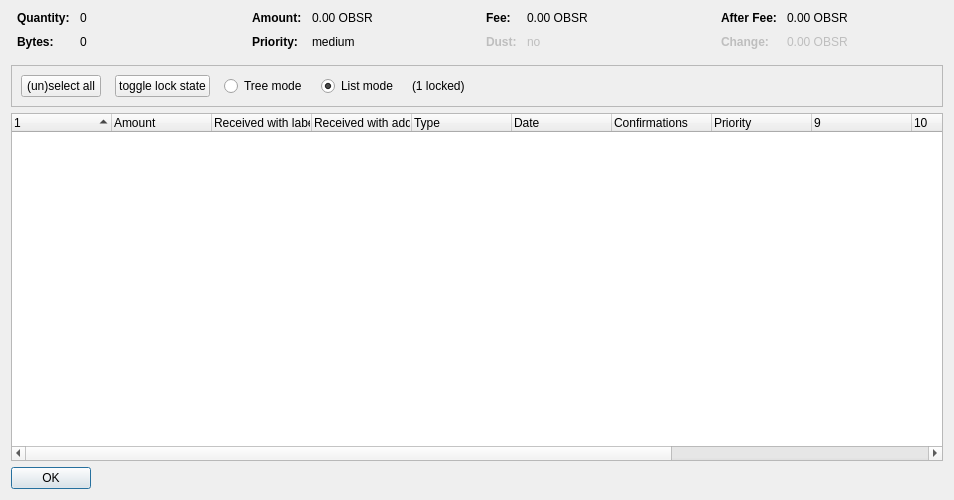
<?xml version="1.0" encoding="UTF-8"?>
<ui version="4.0">
 <class>CoinControlDialog</class>
 <widget class="QDialog" name="CoinControlDialog">
  <property name="geometry">
   <rect>
    <x>0</x>
    <y>0</y>
    <width>954</width>
    <height>500</height>
   </rect>
  </property>
  <property name="windowTitle">
   <string>Coin Selection</string>
  </property>
  <layout class="QVBoxLayout" name="verticalLayout">
   <item>
    <layout class="QHBoxLayout" name="horizontalLayoutTop" stretch="0,0,0,0">
     <property name="topMargin">
      <number>0</number>
     </property>
     <property name="bottomMargin">
      <number>10</number>
     </property>
     <item>
      <layout class="QFormLayout" name="formLayoutCoinControl1">
       <property name="horizontalSpacing">
        <number>10</number>
       </property>
       <property name="verticalSpacing">
        <number>10</number>
       </property>
       <property name="leftMargin">
        <number>6</number>
       </property>
       <property name="rightMargin">
        <number>6</number>
       </property>
       <item row="0" column="0">
        <widget class="QLabel" name="labelCoinControlQuantityText">
         <property name="font">
          <font>
           <weight>75</weight>
           <bold>true</bold>
          </font>
         </property>
         <property name="text">
          <string>Quantity:</string>
         </property>
        </widget>
       </item>
       <item row="0" column="1">
        <widget class="QLabel" name="labelCoinControlQuantity">
         <property name="cursor">
          <cursorShape>IBeamCursor</cursorShape>
         </property>
         <property name="contextMenuPolicy">
          <enum>Qt::ActionsContextMenu</enum>
         </property>
         <property name="text">
          <string notr="true">0</string>
         </property>
         <property name="textInteractionFlags">
          <set>Qt::LinksAccessibleByMouse|Qt::TextSelectableByKeyboard|Qt::TextSelectableByMouse</set>
         </property>
        </widget>
       </item>
       <item row="1" column="0">
        <widget class="QLabel" name="labelCoinControlBytesText">
         <property name="font">
          <font>
           <weight>75</weight>
           <bold>true</bold>
          </font>
         </property>
         <property name="text">
          <string>Bytes:</string>
         </property>
        </widget>
       </item>
       <item row="1" column="1">
        <widget class="QLabel" name="labelCoinControlBytes">
         <property name="cursor">
          <cursorShape>IBeamCursor</cursorShape>
         </property>
         <property name="contextMenuPolicy">
          <enum>Qt::ActionsContextMenu</enum>
         </property>
         <property name="text">
          <string notr="true">0</string>
         </property>
         <property name="textInteractionFlags">
          <set>Qt::LinksAccessibleByMouse|Qt::TextSelectableByKeyboard|Qt::TextSelectableByMouse</set>
         </property>
        </widget>
       </item>
      </layout>
     </item>
     <item>
      <layout class="QFormLayout" name="formLayoutCoinControl2">
       <property name="horizontalSpacing">
        <number>10</number>
       </property>
       <property name="verticalSpacing">
        <number>10</number>
       </property>
       <property name="leftMargin">
        <number>6</number>
       </property>
       <property name="rightMargin">
        <number>6</number>
       </property>
       <item row="0" column="0">
        <widget class="QLabel" name="labelCoinControlAmountText">
         <property name="font">
          <font>
           <weight>75</weight>
           <bold>true</bold>
          </font>
         </property>
         <property name="text">
          <string>Amount:</string>
         </property>
        </widget>
       </item>
       <item row="0" column="1">
        <widget class="QLabel" name="labelCoinControlAmount">
         <property name="cursor">
          <cursorShape>IBeamCursor</cursorShape>
         </property>
         <property name="contextMenuPolicy">
          <enum>Qt::ActionsContextMenu</enum>
         </property>
         <property name="text">
          <string notr="true">0.00 OBSR</string>
         </property>
         <property name="textInteractionFlags">
          <set>Qt::LinksAccessibleByMouse|Qt::TextSelectableByKeyboard|Qt::TextSelectableByMouse</set>
         </property>
        </widget>
       </item>
       <item row="1" column="0">
        <widget class="QLabel" name="labelCoinControlPriorityText">
         <property name="font">
          <font>
           <weight>75</weight>
           <bold>true</bold>
          </font>
         </property>
         <property name="text">
          <string>Priority:</string>
         </property>
        </widget>
       </item>
       <item row="1" column="1">
        <widget class="QLabel" name="labelCoinControlPriority">
         <property name="cursor">
          <cursorShape>IBeamCursor</cursorShape>
         </property>
         <property name="contextMenuPolicy">
          <enum>Qt::ActionsContextMenu</enum>
         </property>
         <property name="text">
          <string>medium</string>
         </property>
         <property name="textInteractionFlags">
          <set>Qt::LinksAccessibleByMouse|Qt::TextSelectableByKeyboard|Qt::TextSelectableByMouse</set>
         </property>
        </widget>
       </item>
      </layout>
     </item>
     <item>
      <layout class="QFormLayout" name="formLayoutCoinControl3">
       <property name="horizontalSpacing">
        <number>10</number>
       </property>
       <property name="verticalSpacing">
        <number>10</number>
       </property>
       <property name="leftMargin">
        <number>6</number>
       </property>
       <property name="rightMargin">
        <number>6</number>
       </property>
       <item row="0" column="0">
        <widget class="QLabel" name="labelCoinControlFeeText">
         <property name="font">
          <font>
           <weight>75</weight>
           <bold>true</bold>
          </font>
         </property>
         <property name="text">
          <string>Fee:</string>
         </property>
        </widget>
       </item>
       <item row="0" column="1">
        <widget class="QLabel" name="labelCoinControlFee">
         <property name="cursor">
          <cursorShape>IBeamCursor</cursorShape>
         </property>
         <property name="contextMenuPolicy">
          <enum>Qt::ActionsContextMenu</enum>
         </property>
         <property name="text">
          <string notr="true">0.00 OBSR</string>
         </property>
         <property name="textInteractionFlags">
          <set>Qt::LinksAccessibleByMouse|Qt::TextSelectableByKeyboard|Qt::TextSelectableByMouse</set>
         </property>
        </widget>
       </item>
       <item row="1" column="0">
        <widget class="QLabel" name="labelCoinControlLowOutputText">
         <property name="enabled">
          <bool>false</bool>
         </property>
         <property name="font">
          <font>
           <weight>75</weight>
           <bold>true</bold>
          </font>
         </property>
         <property name="text">
          <string>Dust:</string>
         </property>
        </widget>
       </item>
       <item row="1" column="1">
        <widget class="QLabel" name="labelCoinControlLowOutput">
         <property name="enabled">
          <bool>false</bool>
         </property>
         <property name="cursor">
          <cursorShape>IBeamCursor</cursorShape>
         </property>
         <property name="contextMenuPolicy">
          <enum>Qt::ActionsContextMenu</enum>
         </property>
         <property name="text">
          <string>no</string>
         </property>
         <property name="textInteractionFlags">
          <set>Qt::LinksAccessibleByMouse|Qt::TextSelectableByKeyboard|Qt::TextSelectableByMouse</set>
         </property>
        </widget>
       </item>
      </layout>
     </item>
     <item>
      <layout class="QFormLayout" name="formLayoutCoinControl4">
       <property name="horizontalSpacing">
        <number>10</number>
       </property>
       <property name="verticalSpacing">
        <number>10</number>
       </property>
       <property name="leftMargin">
        <number>6</number>
       </property>
       <property name="rightMargin">
        <number>6</number>
       </property>
       <item row="0" column="0">
        <widget class="QLabel" name="labelCoinControlAfterFeeText">
         <property name="font">
          <font>
           <weight>75</weight>
           <bold>true</bold>
          </font>
         </property>
         <property name="text">
          <string>After Fee:</string>
         </property>
        </widget>
       </item>
       <item row="0" column="1">
        <widget class="QLabel" name="labelCoinControlAfterFee">
         <property name="cursor">
          <cursorShape>IBeamCursor</cursorShape>
         </property>
         <property name="contextMenuPolicy">
          <enum>Qt::ActionsContextMenu</enum>
         </property>
         <property name="text">
          <string notr="true">0.00 OBSR</string>
         </property>
         <property name="textInteractionFlags">
          <set>Qt::LinksAccessibleByMouse|Qt::TextSelectableByKeyboard|Qt::TextSelectableByMouse</set>
         </property>
        </widget>
       </item>
       <item row="1" column="0">
        <widget class="QLabel" name="labelCoinControlChangeText">
         <property name="enabled">
          <bool>false</bool>
         </property>
         <property name="font">
          <font>
           <weight>75</weight>
           <bold>true</bold>
          </font>
         </property>
         <property name="text">
          <string>Change:</string>
         </property>
        </widget>
       </item>
       <item row="1" column="1">
        <widget class="QLabel" name="labelCoinControlChange">
         <property name="enabled">
          <bool>false</bool>
         </property>
         <property name="cursor">
          <cursorShape>IBeamCursor</cursorShape>
         </property>
         <property name="contextMenuPolicy">
          <enum>Qt::ActionsContextMenu</enum>
         </property>
         <property name="text">
          <string notr="true">0.00 OBSR</string>
         </property>
         <property name="textInteractionFlags">
          <set>Qt::LinksAccessibleByMouse|Qt::TextSelectableByKeyboard|Qt::TextSelectableByMouse</set>
         </property>
        </widget>
       </item>
      </layout>
     </item>
    </layout>
   </item>
   <item>
    <widget class="QFrame" name="frame">
     <property name="minimumSize">
      <size>
       <width>0</width>
       <height>40</height>
      </size>
     </property>
     <property name="frameShape">
      <enum>QFrame::StyledPanel</enum>
     </property>
     <property name="frameShadow">
      <enum>QFrame::Sunken</enum>
     </property>
     <layout class="QHBoxLayout" name="horizontalLayout">
      <item>
       <layout class="QHBoxLayout" name="horizontalLayoutPanel" stretch="0,0,0,0,0,0">
        <property name="spacing">
         <number>14</number>
        </property>
        <item>
         <widget class="QPushButton" name="pushButtonSelectAll">
          <property name="sizePolicy">
           <sizepolicy hsizetype="Maximum" vsizetype="Fixed">
            <horstretch>0</horstretch>
            <verstretch>0</verstretch>
           </sizepolicy>
          </property>
          <property name="text">
           <string>(un)select all</string>
          </property>
          <property name="autoDefault">
           <bool>false</bool>
          </property>
         </widget>
        </item>
        <item>
         <widget class="QPushButton" name="pushButtonToggleLock">
          <property name="sizePolicy">
           <sizepolicy hsizetype="Maximum" vsizetype="Fixed">
            <horstretch>0</horstretch>
            <verstretch>0</verstretch>
           </sizepolicy>
          </property>
          <property name="text">
           <string>toggle lock state</string>
          </property>
          <property name="autoDefault">
           <bool>false</bool>
          </property>
         </widget>
        </item>
        <item>
         <widget class="QRadioButton" name="radioTreeMode">
          <property name="sizePolicy">
           <sizepolicy hsizetype="Maximum" vsizetype="Fixed">
            <horstretch>0</horstretch>
            <verstretch>0</verstretch>
           </sizepolicy>
          </property>
          <property name="text">
           <string>Tree mode</string>
          </property>
         </widget>
        </item>
        <item>
         <widget class="QRadioButton" name="radioListMode">
          <property name="sizePolicy">
           <sizepolicy hsizetype="Maximum" vsizetype="Fixed">
            <horstretch>0</horstretch>
            <verstretch>0</verstretch>
           </sizepolicy>
          </property>
          <property name="text">
           <string>List mode</string>
          </property>
          <property name="checked">
           <bool>true</bool>
          </property>
         </widget>
        </item>
        <item>
         <widget class="QLabel" name="labelLocked">
          <property name="text">
           <string>(1 locked)</string>
          </property>
         </widget>
        </item>
        <item>
         <spacer name="horizontalSpacer">
          <property name="orientation">
           <enum>Qt::Horizontal</enum>
          </property>
          <property name="sizeHint" stdset="0">
           <size>
            <width>40</width>
            <height>20</height>
           </size>
          </property>
         </spacer>
        </item>
       </layout>
      </item>
     </layout>
    </widget>
   </item>
   <item>
    <widget class="CoinControlTreeWidget" name="treeWidget">
     <property name="contextMenuPolicy">
      <enum>Qt::CustomContextMenu</enum>
     </property>
     <property name="sortingEnabled">
      <bool>false</bool>
     </property>
     <property name="columnCount">
      <number>13</number>
     </property>
     <attribute name="headerShowSortIndicator" stdset="0">
      <bool>true</bool>
     </attribute>
     <attribute name="headerStretchLastSection">
      <bool>false</bool>
     </attribute>
     <column>
      <property name="text">
       <string/>
      </property>
     </column>
     <column>
      <property name="text">
       <string>Amount</string>
      </property>
     </column>
     <column>
      <property name="text">
       <string>Received with label</string>
      </property>
     </column>
     <column>
      <property name="text">
       <string>Received with address</string>
      </property>
     </column>
     <column>
      <property name="text">
       <string>Type</string>
      </property>
     </column>
     <column>
      <property name="text">
       <string>Date</string>
      </property>
     </column>
     <column>
      <property name="text">
       <string>Confirmations</string>
      </property>
      <property name="toolTip">
       <string>Confirmed</string>
      </property>
     </column>
     <column>
      <property name="text">
       <string>Priority</string>
      </property>
     </column>
     <column>
      <property name="text">
       <string/>
      </property>
     </column>
     <column>
      <property name="text">
       <string/>
      </property>
     </column>
     <column>
      <property name="text">
       <string/>
      </property>
     </column>
     <column>
      <property name="text">
       <string/>
      </property>
     </column>
     <column>
      <property name="text">
       <string/>
      </property>
     </column>
    </widget>
   </item>
   <item>
    <widget class="QDialogButtonBox" name="buttonBox">
     <property name="sizePolicy">
      <sizepolicy hsizetype="Maximum" vsizetype="Fixed">
       <horstretch>0</horstretch>
       <verstretch>0</verstretch>
      </sizepolicy>
     </property>
     <property name="orientation">
      <enum>Qt::Horizontal</enum>
     </property>
     <property name="standardButtons">
      <set>QDialogButtonBox::Ok</set>
     </property>
    </widget>
   </item>
  </layout>
 </widget>
 <customwidgets>
  <customwidget>
   <class>CoinControlTreeWidget</class>
   <extends>QTreeWidget</extends>
   <header>coincontroltreewidget.h</header>
  </customwidget>
 </customwidgets>
 <resources/>
 <connections/>
</ui>
